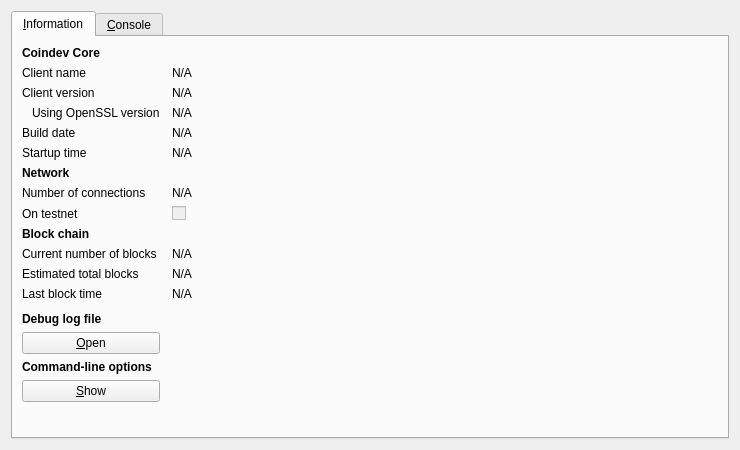
<?xml version="1.0" encoding="UTF-8"?>
<ui version="4.0">
 <class>RPCConsole</class>
 <widget class="QDialog" name="RPCConsole">
  <property name="geometry">
   <rect>
    <x>0</x>
    <y>0</y>
    <width>740</width>
    <height>450</height>
   </rect>
  </property>
  <property name="windowTitle">
   <string>Coindev - Debug window</string>
  </property>
  <layout class="QVBoxLayout" name="verticalLayout_2">
   <item>
    <widget class="QTabWidget" name="tabWidget">
     <property name="currentIndex">
      <number>0</number>
     </property>
     <widget class="QWidget" name="tab_info">
      <attribute name="title">
       <string>&amp;Information</string>
      </attribute>
      <layout class="QGridLayout" name="gridLayout" columnstretch="0,1">
       <property name="horizontalSpacing">
        <number>12</number>
       </property>
       <item row="0" column="0">
        <widget class="QLabel" name="label_9">
         <property name="font">
          <font>
           <weight>75</weight>
           <bold>true</bold>
          </font>
         </property>
         <property name="text">
          <string>Coindev Core</string>
         </property>
        </widget>
       </item>
       <item row="1" column="0">
        <widget class="QLabel" name="label_5">
         <property name="text">
          <string>Client name</string>
         </property>
        </widget>
       </item>
       <item row="1" column="1">
        <widget class="QLabel" name="clientName">
         <property name="cursor">
          <cursorShape>IBeamCursor</cursorShape>
         </property>
         <property name="text">
          <string>N/A</string>
         </property>
         <property name="textFormat">
          <enum>Qt::PlainText</enum>
         </property>
         <property name="textInteractionFlags">
          <set>Qt::LinksAccessibleByMouse|Qt::TextSelectableByKeyboard|Qt::TextSelectableByMouse</set>
         </property>
        </widget>
       </item>
       <item row="2" column="0">
        <widget class="QLabel" name="label_6">
         <property name="text">
          <string>Client version</string>
         </property>
        </widget>
       </item>
       <item row="2" column="1">
        <widget class="QLabel" name="clientVersion">
         <property name="cursor">
          <cursorShape>IBeamCursor</cursorShape>
         </property>
         <property name="text">
          <string>N/A</string>
         </property>
         <property name="textFormat">
          <enum>Qt::PlainText</enum>
         </property>
         <property name="textInteractionFlags">
          <set>Qt::LinksAccessibleByMouse|Qt::TextSelectableByKeyboard|Qt::TextSelectableByMouse</set>
         </property>
        </widget>
       </item>
       <item row="3" column="0">
        <widget class="QLabel" name="label_14">
         <property name="text">
          <string>Using OpenSSL version</string>
         </property>
         <property name="indent">
          <number>10</number>
         </property>
        </widget>
       </item>
       <item row="3" column="1">
        <widget class="QLabel" name="openSSLVersion">
         <property name="cursor">
          <cursorShape>IBeamCursor</cursorShape>
         </property>
         <property name="text">
          <string>N/A</string>
         </property>
         <property name="textFormat">
          <enum>Qt::PlainText</enum>
         </property>
         <property name="textInteractionFlags">
          <set>Qt::LinksAccessibleByMouse|Qt::TextSelectableByKeyboard|Qt::TextSelectableByMouse</set>
         </property>
        </widget>
       </item>
       <item row="4" column="0">
        <widget class="QLabel" name="label_12">
         <property name="text">
          <string>Build date</string>
         </property>
        </widget>
       </item>
       <item row="4" column="1">
        <widget class="QLabel" name="buildDate">
         <property name="cursor">
          <cursorShape>IBeamCursor</cursorShape>
         </property>
         <property name="text">
          <string>N/A</string>
         </property>
         <property name="textFormat">
          <enum>Qt::PlainText</enum>
         </property>
         <property name="textInteractionFlags">
          <set>Qt::LinksAccessibleByMouse|Qt::TextSelectableByKeyboard|Qt::TextSelectableByMouse</set>
         </property>
        </widget>
       </item>
       <item row="5" column="0">
        <widget class="QLabel" name="label_13">
         <property name="text">
          <string>Startup time</string>
         </property>
        </widget>
       </item>
       <item row="5" column="1">
        <widget class="QLabel" name="startupTime">
         <property name="cursor">
          <cursorShape>IBeamCursor</cursorShape>
         </property>
         <property name="text">
          <string>N/A</string>
         </property>
         <property name="textFormat">
          <enum>Qt::PlainText</enum>
         </property>
         <property name="textInteractionFlags">
          <set>Qt::LinksAccessibleByMouse|Qt::TextSelectableByKeyboard|Qt::TextSelectableByMouse</set>
         </property>
        </widget>
       </item>
       <item row="6" column="0">
        <widget class="QLabel" name="label_11">
         <property name="font">
          <font>
           <weight>75</weight>
           <bold>true</bold>
          </font>
         </property>
         <property name="text">
          <string>Network</string>
         </property>
        </widget>
       </item>
       <item row="7" column="0">
        <widget class="QLabel" name="label_7">
         <property name="text">
          <string>Number of connections</string>
         </property>
        </widget>
       </item>
       <item row="7" column="1">
        <widget class="QLabel" name="numberOfConnections">
         <property name="cursor">
          <cursorShape>IBeamCursor</cursorShape>
         </property>
         <property name="text">
          <string>N/A</string>
         </property>
         <property name="textFormat">
          <enum>Qt::PlainText</enum>
         </property>
         <property name="textInteractionFlags">
          <set>Qt::LinksAccessibleByMouse|Qt::TextSelectableByKeyboard|Qt::TextSelectableByMouse</set>
         </property>
        </widget>
       </item>
       <item row="8" column="0">
        <widget class="QLabel" name="label_8">
         <property name="text">
          <string>On testnet</string>
         </property>
        </widget>
       </item>
       <item row="8" column="1">
        <widget class="QCheckBox" name="isTestNet">
         <property name="enabled">
          <bool>false</bool>
         </property>
         <property name="text">
          <string/>
         </property>
        </widget>
       </item>
       <item row="9" column="0">
        <widget class="QLabel" name="label_10">
         <property name="font">
          <font>
           <weight>75</weight>
           <bold>true</bold>
          </font>
         </property>
         <property name="text">
          <string>Block chain</string>
         </property>
        </widget>
       </item>
       <item row="10" column="0">
        <widget class="QLabel" name="label_3">
         <property name="text">
          <string>Current number of blocks</string>
         </property>
        </widget>
       </item>
       <item row="10" column="1">
        <widget class="QLabel" name="numberOfBlocks">
         <property name="cursor">
          <cursorShape>IBeamCursor</cursorShape>
         </property>
         <property name="text">
          <string>N/A</string>
         </property>
         <property name="textFormat">
          <enum>Qt::PlainText</enum>
         </property>
         <property name="textInteractionFlags">
          <set>Qt::LinksAccessibleByMouse|Qt::TextSelectableByKeyboard|Qt::TextSelectableByMouse</set>
         </property>
        </widget>
       </item>
       <item row="11" column="0">
        <widget class="QLabel" name="label_4">
         <property name="text">
          <string>Estimated total blocks</string>
         </property>
        </widget>
       </item>
       <item row="11" column="1">
        <widget class="QLabel" name="totalBlocks">
         <property name="cursor">
          <cursorShape>IBeamCursor</cursorShape>
         </property>
         <property name="text">
          <string>N/A</string>
         </property>
         <property name="textFormat">
          <enum>Qt::PlainText</enum>
         </property>
         <property name="textInteractionFlags">
          <set>Qt::LinksAccessibleByMouse|Qt::TextSelectableByKeyboard|Qt::TextSelectableByMouse</set>
         </property>
        </widget>
       </item>
       <item row="12" column="0">
        <widget class="QLabel" name="label_2">
         <property name="text">
          <string>Last block time</string>
         </property>
        </widget>
       </item>
       <item row="12" column="1">
        <widget class="QLabel" name="lastBlockTime">
         <property name="cursor">
          <cursorShape>IBeamCursor</cursorShape>
         </property>
         <property name="text">
          <string>N/A</string>
         </property>
         <property name="textFormat">
          <enum>Qt::PlainText</enum>
         </property>
         <property name="textInteractionFlags">
          <set>Qt::LinksAccessibleByMouse|Qt::TextSelectableByKeyboard|Qt::TextSelectableByMouse</set>
         </property>
        </widget>
       </item>
       <item row="13" column="0">
        <spacer name="verticalSpacer_2">
         <property name="orientation">
          <enum>Qt::Vertical</enum>
         </property>
         <property name="sizeHint" stdset="0">
          <size>
           <width>20</width>
           <height>20</height>
          </size>
         </property>
        </spacer>
       </item>
       <item row="14" column="0">
        <widget class="QLabel" name="labelDebugLogfile">
         <property name="font">
          <font>
           <weight>75</weight>
           <bold>true</bold>
          </font>
         </property>
         <property name="text">
          <string>Debug log file</string>
         </property>
        </widget>
       </item>
       <item row="15" column="0">
        <widget class="QPushButton" name="openDebugLogfileButton">
         <property name="toolTip">
          <string>Open the Coindev debug log file from the current data directory. This can take a few seconds for large log files.</string>
         </property>
         <property name="text">
          <string>&amp;Open</string>
         </property>
         <property name="autoDefault">
          <bool>false</bool>
         </property>
        </widget>
       </item>
       <item row="16" column="0">
        <widget class="QLabel" name="labelCLOptions">
         <property name="font">
          <font>
           <weight>75</weight>
           <bold>true</bold>
          </font>
         </property>
         <property name="text">
          <string>Command-line options</string>
         </property>
        </widget>
       </item>
       <item row="17" column="0">
        <widget class="QPushButton" name="showCLOptionsButton">
         <property name="toolTip">
          <string>Show the Coindev-Qt help message to get a list with possible Coindev command-line options.</string>
         </property>
         <property name="text">
          <string>&amp;Show</string>
         </property>
         <property name="autoDefault">
          <bool>false</bool>
         </property>
        </widget>
       </item>
       <item row="18" column="0">
        <spacer name="verticalSpacer">
         <property name="orientation">
          <enum>Qt::Vertical</enum>
         </property>
         <property name="sizeHint" stdset="0">
          <size>
           <width>20</width>
           <height>40</height>
          </size>
         </property>
        </spacer>
       </item>
      </layout>
     </widget>
     <widget class="QWidget" name="tab_console">
      <attribute name="title">
       <string>&amp;Console</string>
      </attribute>
      <layout class="QVBoxLayout" name="verticalLayout_3">
       <property name="spacing">
        <number>3</number>
       </property>
       <item>
        <widget class="QTextEdit" name="messagesWidget">
         <property name="minimumSize">
          <size>
           <width>0</width>
           <height>100</height>
          </size>
         </property>
         <property name="readOnly">
          <bool>true</bool>
         </property>
         <property name="tabKeyNavigation" stdset="0">
          <bool>false</bool>
         </property>
         <property name="columnCount" stdset="0">
          <number>2</number>
         </property>
        </widget>
       </item>
       <item>
        <layout class="QHBoxLayout" name="horizontalLayout">
         <property name="spacing">
          <number>3</number>
         </property>
         <item>
          <widget class="QLabel" name="label">
           <property name="text">
            <string notr="true">&gt;</string>
           </property>
          </widget>
         </item>
         <item>
          <widget class="QLineEdit" name="lineEdit"/>
         </item>
         <item>
          <widget class="QPushButton" name="clearButton">
           <property name="maximumSize">
            <size>
             <width>24</width>
             <height>24</height>
            </size>
           </property>
           <property name="toolTip">
            <string>Clear console</string>
           </property>
           <property name="text">
            <string/>
           </property>
           <property name="icon">
            <iconset resource="../coindev.qrc">
             <normaloff>:/icons/remove</normaloff>:/icons/remove</iconset>
           </property>
           <property name="shortcut">
            <string notr="true">Ctrl+L</string>
           </property>
           <property name="autoDefault">
            <bool>false</bool>
           </property>
          </widget>
         </item>
        </layout>
       </item>
      </layout>
     </widget>
    </widget>
   </item>
  </layout>
 </widget>
 <resources>
  <include location="../coindev.qrc"/>
 </resources>
 <connections/>
</ui>
